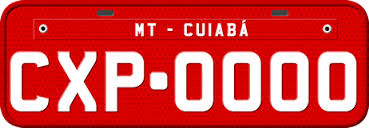
%> input picture placa-02.jpg, 369 x 128 px
$ octave exercicio8.m   (GNU Octave 9; MATLAB toolbox functions it lacks are replaced by stand-ins)
%> lines starting %> are read from the running program, lines starting %| are printed output that depends on the picture; in (x1, y1, x2, y2) boxes, pixels count from 0 and x2, y2 are one past the last pixel; in counts of white or black regions, pixels touching at a corner belong together; the program's own positions count from 1
close all
clear all

I = imread('placa-02.jpg');
%> I is the input picture: size 128x369x3 uint8; mean R, G, B 213.5, 65.5, 65.5
I1 = rgb2gray(I);
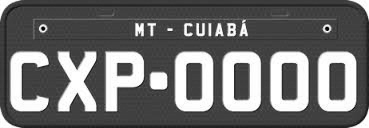
%> I1: size 128x369 uint8; min 0, max 255, mean 109.7
I2 =im2bw(I1,180/255);
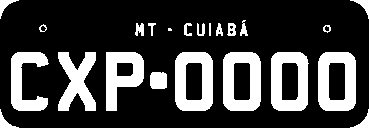
%> I2: size 128x369 logical; 24.1% white; 23 white regions (1 under 20 px), largest, box (x1, y1, x2, y2) and area: (318, 52, 356, 111) 1559, (175, 52, 213, 111) 1558, (223, 52, 261, 111) 1558

%imtool(I1);

FPA =  [1 1 1;
       1 -8 1;
       1 1 1];

bordas = imfilter(I1,FPA,'circular');
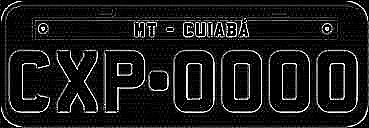
%> bordas: size 128x369 uint8; min 0, max 255, mean 24.4

figure
subplot(311);
imshow(I);
title('Imagem Padr鉶');

subplot(312);
imshow(I1);
title('Imagem Escala de Cinza');

subplot(313);
imshow(I2);
title('Limiariza玢o');

figure
imshow(bordas);

$ run again, with placa-01.jpg copied over placa-02.jpg
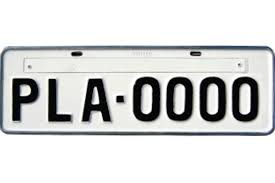
%> input picture placa-01.jpg, 275 x 183 px
%> I is the input picture: size 183x275x3 uint8; mean R, G, B 213.8, 214.7, 214.1
%> `I2 =im2bw(I1,180/255);`:
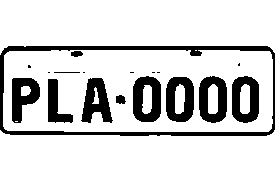
%> I2: size 183x275 logical; 83% white; 18 black regions (7 under 20 px), largest, box (x1, y1, x2, y2) and area: (0, 46, 275, 136) 2669, (133, 76, 161, 122) 913, (166, 77, 194, 122) 878
%> `bordas = imfilter(I1,FPA,'circular');`:
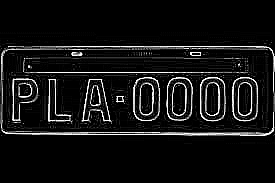
%> bordas: size 183x275 uint8; min 0, max 255, mean 18.9
